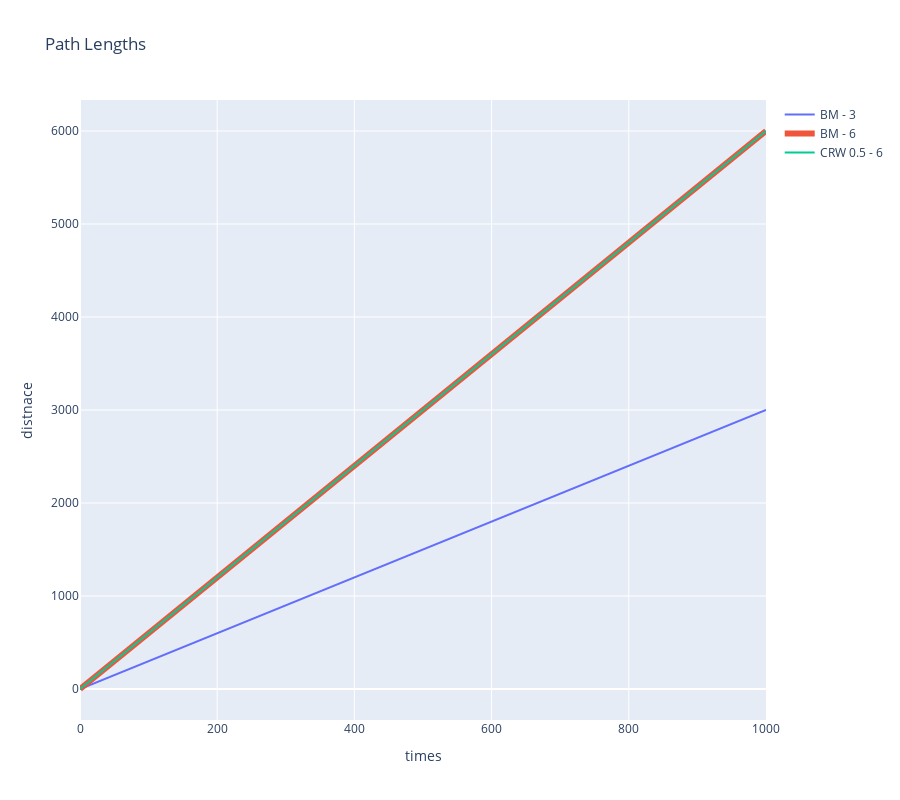

Here is the notebook cell this chart was saved with:
### Code cell
# Plotting of three path length trajectories for both Brownian Motion and Correlated Random Walks
fig = go.Figure()

fig.add_trace(go.Scatter(
    x= bm_pl_3.index,
    y= bm_pl_3.y_pos,
    name='BM - 3',
    mode='lines',
    showlegend=True
))

fig.add_trace(go.Scatter(
    x= bm_pl_6.index,
    y= bm_pl_6.y_pos,
    name='BM - 6',
    marker = dict(size=2),
    line = dict(width=6),
    mode='lines',
    showlegend=True
))

fig.add_trace(go.Scatter(
    x= crw_pl_6.index,
    y= crw_pl_6.y_pos,
    name='CRW 0.5 - 6',
    mode='lines',
    showlegend=True
))

fig.update_layout(
    title='Path Lengths',
    height=800,
    xaxis_title="times",
    yaxis_title="distnace",
)

fig.show()

### Figure 1 — Plotly figure (JSON) as saved in the notebook; plotly's stock layout.template omitted (floating-point values rounded to 4 significant figures; data arrays with more than 128 entries replaced by an {"elided": "..."} marker saying what was removed)
{"data": [{"mode": "lines", "name": "BM - 3", "showlegend": true, "type": "scatter", "x": {"elided": "1001 int values"}, "y": {"elided": "1001 int values"}}, {"line": {"width": 6}, "marker": {"size": 2}, "mode": "lines", "name": "BM - 6", "showlegend": true, "type": "scatter", "x": {"elided": "1001 int values"}, "y": {"elided": "1001 int values"}}, {"mode": "lines", "name": "CRW 0.5 - 6", "showlegend": true, "type": "scatter", "x": {"elided": "1001 int values"}, "y": {"elided": "1001 float values"}}], "layout": {"height": 800, "title": {"text": "Path Lengths"}, "xaxis": {"title": {"text": "times"}}, "yaxis": {"title": {"text": "distnace"}}}}
